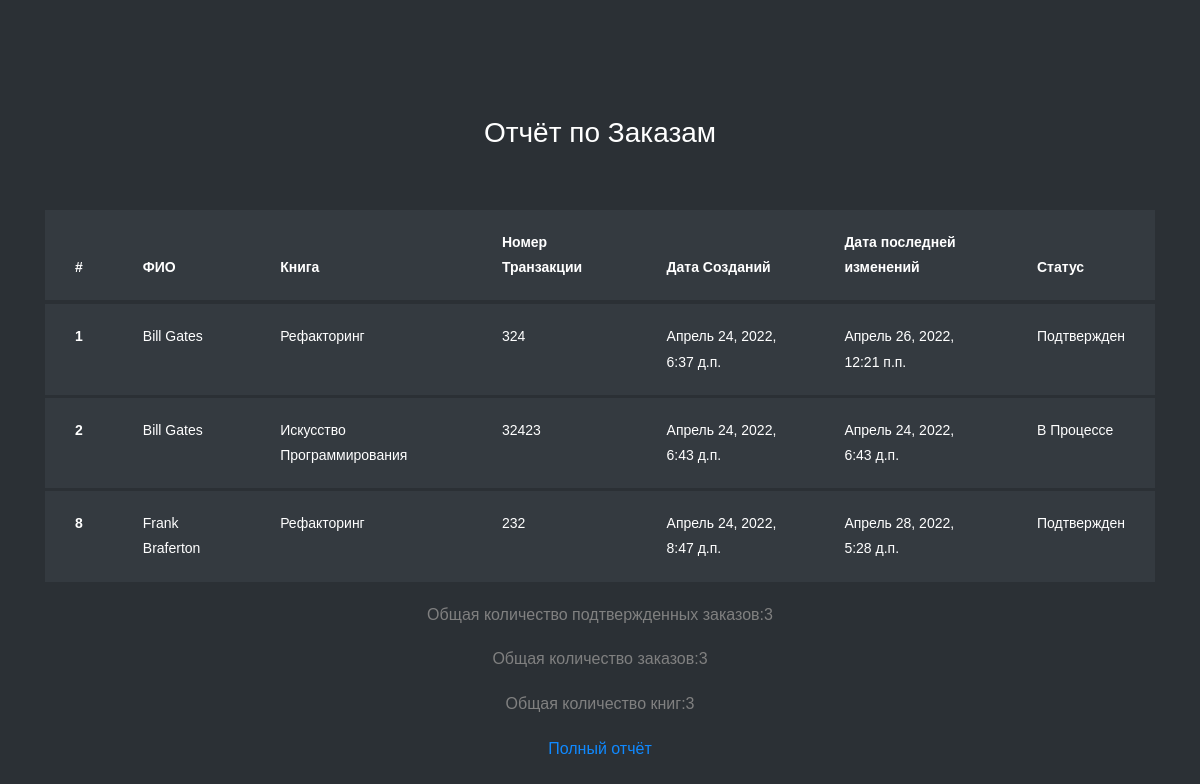
Screenshot of /admin_report_all_order/ (signed in) with the database file from the repository.
### DiDiStoreApp/models.py (models this page shows, shortened)
class OrderItem(models.Model):
    order = models.ForeignKey(Order, on_delete=models.CASCADE)
    book = models.ForeignKey(Book, on_delete=models.CASCADE)
    quantity = models.PositiveIntegerField(default=1)

class Order(models.Model):
    customer = models.ForeignKey(User, on_delete = models.CASCADE)
    name = models.CharField(max_length=30)
    email = models.EmailField()
    phone = models.CharField(max_length=16)
    address = models.CharField(max_length=150)
    account_no = models.CharField(max_length = 20)
    transaction_id = models.IntegerField()
    totalbook = models.IntegerField()
    created = models.DateTimeField(auto_now_add=True)
    updated = models.DateTimeField(auto_now=True)
    status = models.BooleanField("Статус",default=False)
    class Meta:
        ordering = ('-created', )

class Book(models.Model):
    teacher = models.ForeignKey(User,on_delete=models.CASCADE,null=True)
    photo = models.ImageField(upload_to="photos/%Y/%m/%d/", verbose_name="Фото")
    author = models.ForeignKey("Author", on_delete=models.CASCADE, verbose_name="Автор",blank=True,null=True)
    category = models.ForeignKey("Category", on_delete=models.CASCADE, verbose_name="Категория")
    name = models.CharField(max_length=100, verbose_name="Название")
    file = models.FileField(upload_to="files/%Y/%m/%d/",verbose_name="Книга")
    created_at = models.DateTimeField(auto_now_add=True,verbose_name="Создано")
    updated_at = models.DateTimeField(auto_now=True,verbose_name="Последний изм.")
    desc = models.TextField(verbose_name="Описание")
    type = models.CharField(max_length=255,verbose_name="Тип",choices=TYPE_CHOICES,default="Книга")
    def __str__(self):
        return self.name
    class Meta:
        verbose_name = "Книга"
        verbose_name_plural = "Книги"

### DiDiStoreApp/views.py (the view)
# urls.py: path("admin_report_all_order/", admin_report_all_orderItem, name="admin_report_all_order"),
@user_passes_test(is_admin)
def admin_report_all_orderItem(request):
    order_order_item_book = OrderItem.objects.all().count()
    order_item = OrderItem.objects.all()
    count_order_item = OrderItem.objects.all().count()
    count_order_item_status = OrderItem.objects.all().count()
    context={
        "order_order_item_book":order_order_item_book,
        "order_item":order_item ,
        "count_order_item":count_order_item,
        "count_order_item_status":count_order_item_status,
    }
    return render(request,"DiDiStoreApp/admin_orderItem_report.html",context)

### DiDiStoreApp/views.py (called while the page is built)
def is_admin(user):
    return user.groups.filter(name='ADMIN').exists()

### DiDiStoreApp/templates/DiDiStoreApp/admin_orderItem_report.html (shortened to what this page needs)
{% load static %}
<!doctype html>
<html lang="en">
  <head>
	<link rel="stylesheet" href="https://stackpath.bootstrapcdn.com/font-awesome/4.7.0/css/font-awesome.min.css">
	<link rel="stylesheet" href="{% static 'DiDiStoreApp/css/style.css' %}">
	</head>
	<body>
	<section class="ftco-section">
		<div class="container">
			<div class="row justify-content-center">
				<div class="col-md-6 text-center mb-5">
					<h2 class="heading-section">Отчёт по Заказам</h2>
				</div>
			</div>
			<div class="row">
				<div class="col-md-12">
					<div class="table-wrap">
						<table class="table table-bordered table-dark table-hover">
						  <thead>
						    <tr>
						      <th>#</th>
						      <th>ФИО</th>
						      <th>Книга</th>
						      <th>Номер Транзакции</th>
						      <th>Дата Cозданий</th>
						      <th>Дата последней изменений </th>
						      <th>Статус </th>
						    </tr>
						  </thead>
                            {% for j in order_item %}
						  <tbody>
						    <tr>
						      <th scope="row">{{ j.id }}</th>
						      <td>{{ j.order.customer.first_name }} {{ j.order.customer.last_name }}</td>
						      <td>{{ j.book }}</td>
						      <td>{{ j.order.transaction_id }}</td>
						      <td>{{ j.order.created }}</td>
						      <td>{{ j.order.updated }}</td>
                                  {% if j.order.status == True %}
                                <td>
                                    Подтвержден
                                </td>
                                {% else %}
                                    <td>В Процессе</td>
                                {% endif %}
						    </tr>
						  </tbody>
			{% endfor %}
						</table>
                    <P align="center">Общая количество подтвержденных заказов:{{ count_order_item_status }}</P>
                    <P align="center">Общая количество заказов:{{ order_order_item_book }}</P>
                    <P align="center">Общая количество книг:{{ count_order_item }}</P>
                    <p align="center"><a href="{% url  'admin_report_all_order' %}">Полный отчёт</a></p>
					</div>
				</div>
			</div>
		</div>
	</section>
	</body>
</html>

### rows the page displays
OrderItem: id "1", order.customer.first_name "Bill", order.customer.last_name "Gates", book "Рефакторинг", order.transaction_id "324", order.created "Апрель 24, 2022, 6:37 д.п.", order.updated "Апрель 26, 2022, 12:21 п.п.", shows "Подтвержден"
OrderItem: id "2", order.customer.first_name "Bill", order.customer.last_name "Gates", book "Искусство Программирования", order.transaction_id "32423", order.created "Апрель 24, 2022, 6:43 д.п.", order.updated "Апрель 24, 2022, 6:43 д.п.", shows "В Процессе"
OrderItem: id "8", order.customer.first_name "Frank", order.customer.last_name "Braferton", book "Рефакторинг", order.transaction_id "232", order.created "Апрель 24, 2022, 8:47 д.п.", order.updated "Апрель 28, 2022, 5:28 д.п.", shows "Подтвержден"

### other values shown
{{ count_order_item_status }} "3"
{{ order_order_item_book }} "3"
{{ count_order_item }} "3"
